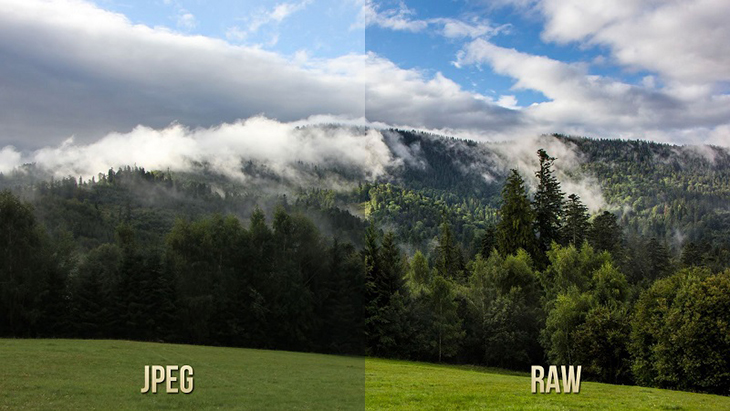
#> input picture Week_6/Python/Anh_01.jpg, 730 x 411 px
$ python CMYK.py
#> lines starting #> are read from the running program, lines starting #| are printed output that depends on the picture
import cv2
import numpy as np
from PIL import Image


file_path = r'Anh_01.jpg'


def Anh_CMYK(anh):
#> called with anh = 'Anh_01.jpg'
    Anh_ = Image.open(anh)
#> Anh_ is the input picture: PIL image 730x411 RGB; mean R, G, B 101.9, 110.1, 102.8
    Anh_1 = Image.new(Anh_.mode, Anh_.size)
#> Anh_1: PIL image 730x411 RGB; every value is 0
    Anh_Cyan = Image.new(Anh_.mode, Anh_.size)
    Anh_Magenta = Image.new(Anh_.mode, Anh_.size)
    Anh_Yellow = Image.new(Anh_.mode, Anh_.size)
    Anh_Black = Image.new(Anh_.mode, Anh_.size)

    Height = Anh_1.size[0]
#> Height = 730
    Width = Anh_1.size[1]
#> Width = 411

    for x in range(Height):
        for y in range(Width):
            R, G, B = Anh_.getpixel((x,y))
            Black = np.uint8(min(R,G,B))

            Anh_Yellow.putpixel((x,y), (0,G,B))
            Anh_Magenta.putpixel((x,y),(R,0,B))
            Anh_Cyan.putpixel((x,y),(R,G,0))
            Anh_Black.putpixel((x,y),(Black,Black,Black))
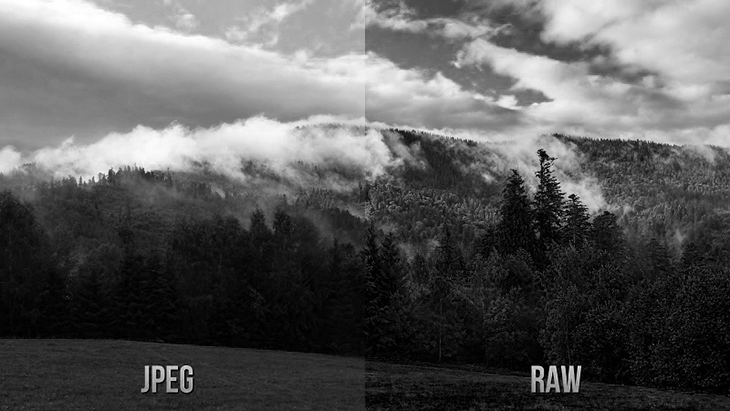
#> Anh_Black: PIL image 730x411 RGB; min 0, max 255, mean 90.4
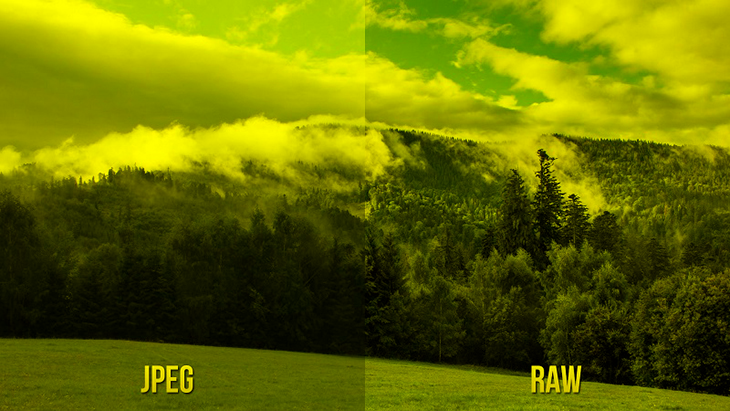
#> Anh_Cyan: PIL image 730x411 RGB; mean R, G, B 101.9, 110.1, 0
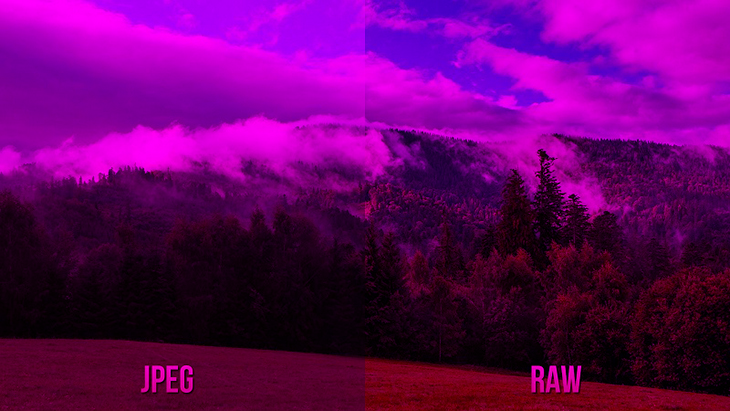
#> Anh_Magenta: PIL image 730x411 RGB; mean R, G, B 101.9, 0, 102.8
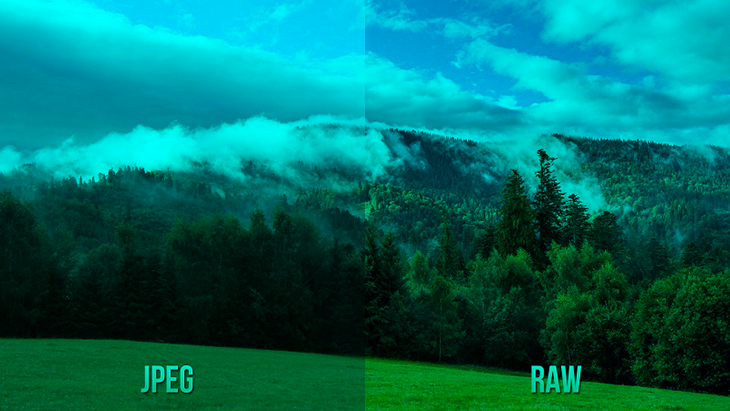
#> Anh_Yellow: PIL image 730x411 RGB; mean R, G, B 0, 110.1, 102.8

    Anh_Magenta_1 = np.array(Anh_Magenta)
    Anh_Cyan_1 = np.array(Anh_Cyan)
    Anh_Yellow_1 = np.array(Anh_Yellow)
    Anh_Black_1 = np.array(Anh_Black)

    Anh_2 = np.array([])
    Anh_2 = np.concatenate((Anh_Cyan_1, Anh_Magenta_1, Anh_Yellow_1, Anh_Black_1))
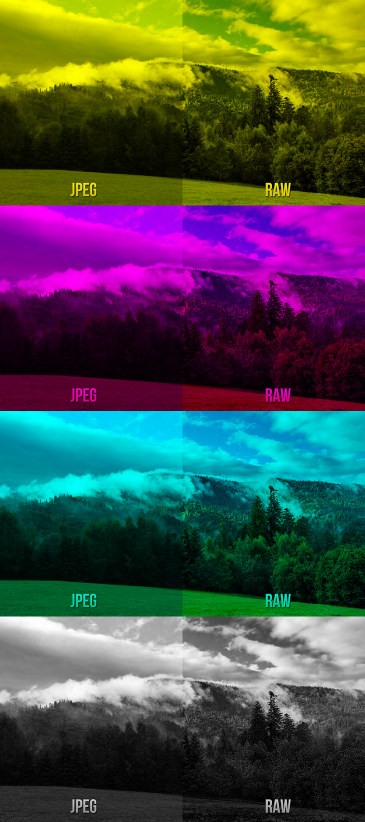
#> Anh_2: shape (1644, 730, 3) (shown at 1/2 size); mean R, G, B 73.5, 77.6, 74
    # [4 lines of commented-out code are left out]

    return Anh_2

Anh_Final = Anh_CMYK(file_path)

A = cv2.imread(file_path, cv2.IMREAD_COLOR)

cv2.imshow('01: ', A)
# cv2.imshow('Anh Cyan: ', Anh_Final[0])
cv2.imshow('Cyan', Anh_Final[:Anh_Final.shape[0]//4])
cv2.imshow('Magenta', Anh_Final[Anh_Final.shape[0]//4:Anh_Final.shape[0]//2])
cv2.imshow('Yellow', Anh_Final[Anh_Final.shape[0]//2:3*Anh_Final.shape[0]//4])
cv2.imshow('Black', Anh_Final[3*Anh_Final.shape[0]//4:])

# Liet ke tu A den B ta dung dau ":"
# Boi vi do la mot mang dai nen ta phai lay tung khoang 1/4, Neu muon dung phep chia trong mang ta dung dau "//"
# Ham shape se liet ke cho kich thuoc cua mang

# B = np.array([])
# B = [[[0,1], [1,2],[1,3]], [[2,1], [2,2],[2,3]], [1],[]]

print(Anh_Final.shape[0]//4)
#| 411
# print(B[:0])

cv2.waitKey(0)
